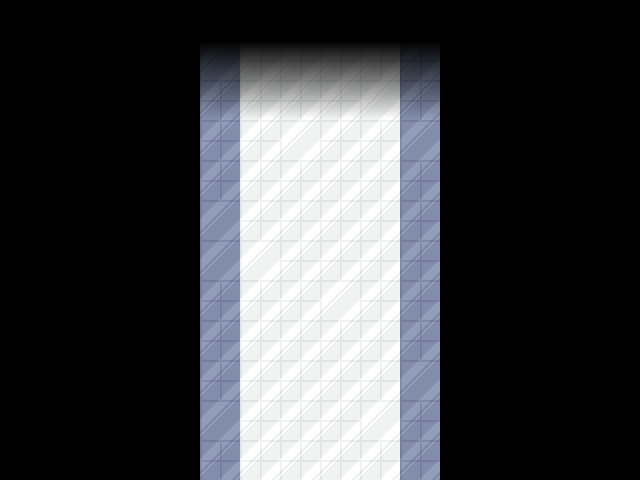

This game map was drawn from its Tiled (.tmx) file and the tilesets committed beside it. A one-line description and the full map source follow:
An orthogonal 16x12 tile map with 40x40 px tiles, 2 tile layers (Tile Layer 1, decal), 2 tilesets and 10 objects (floormirror, transition, interactable, npc, darkness, ...).

<map version="1.11" tiledversion="1.12.2" orientation="orthogonal" renderorder="right-down" width="16" height="12" tilewidth="40" tileheight="40" infinite="0" nextlayerid="9" nextobjectid="63">
 <editorsettings>
  <export target="offlimitsUp.lua" format="lua" />
 </editorsettings>
 <properties>
  <property name="light" type="bool" value="true" />
  <property name="music" value="alley_ambience" />
 </properties>
 <tileset firstgid="1" source="../../tilesets/mall.tsx" />
 <tileset firstgid="57" source="../../tilesets/mall_doors.tsx" />
 <layer id="1" name="Tile Layer 1" width="16" height="12">
  <data encoding="csv">
0,0,0,0,0,0,0,0,0,0,0,0,0,0,0,0,
0,0,0,0,0,37,29,29,29,29,30,0,0,0,0,0,
0,0,0,0,0,30,29,29,29,36,30,0,0,0,0,0,
0,0,0,0,0,30,29,36,29,29,37,0,0,0,0,0,
0,0,0,0,0,30,29,29,29,29,30,0,0,0,0,0,
0,0,0,0,0,37,29,29,29,29,30,0,0,0,0,0,
0,0,0,0,0,37,36,29,29,29,30,0,0,0,0,0,
0,0,0,0,0,30,29,29,36,29,30,0,0,0,0,0,
0,0,0,0,0,30,29,29,29,29,30,0,0,0,0,0,
0,0,0,0,0,30,29,29,29,29,37,0,0,0,0,0,
0,0,0,0,0,37,29,29,29,36,30,0,0,0,0,0,
0,0,0,0,0,30,29,29,29,29,30,0,0,0,0,0
</data>
 </layer>
 <layer id="2" name="decal" width="16" height="12">
  <data encoding="csv">
0,0,0,0,0,0,0,0,0,0,0,0,0,0,0,0,
0,0,0,0,0,6,6,6,6,6,6,0,0,0,0,0,
0,0,0,0,0,13,13,13,13,13,13,0,0,0,0,0,
0,0,0,0,0,0,0,0,0,0,0,0,0,0,0,0,
0,0,0,0,0,0,0,0,0,0,0,0,0,0,0,0,
0,0,0,0,0,0,0,0,0,0,0,0,0,0,0,0,
0,0,0,0,0,0,0,0,0,0,0,0,0,0,0,0,
0,0,0,0,0,0,0,0,0,0,0,0,0,0,0,0,
0,0,0,0,0,0,0,0,0,0,0,0,0,0,0,0,
0,0,0,0,0,0,0,0,0,0,0,0,0,0,0,0,
0,0,0,0,0,0,0,0,0,0,0,0,0,0,0,0,
0,0,0,0,0,0,0,0,0,0,0,0,0,0,0,0
</data>
 </layer>
 <objectgroup id="5" name="floormirror" class="objects">
  <object id="46" name="floormirror" x="200" y="40" width="240" height="440" />
 </objectgroup>
 <objectgroup color="#0000ff" id="6" name="collision">
  <object id="34" x="160" y="200" width="40" height="280" />
  <object id="35" x="440" y="200" width="40" height="280" />
  <object id="59" x="200" y="160" width="240" height="40" />
 </objectgroup>
 <objectgroup color="#ff00ff" id="8" name="objects">
  <object id="56" name="transition" x="200" y="480" width="240" height="40">
   <properties>
    <property name="map" value="mall/spawn" />
    <property name="marker" value="top" />
   </properties>
  </object>
  <object id="60" name="interactable" x="200" y="160" width="240" height="40">
   <properties>
    <property name="text1_1" value="* (There's yellow tape blocking this path.)" />
    <property name="text1_2">* (Best not to wander too far
into uncharted territory.)</property>
   </properties>
  </object>
  <object id="61" name="npc" x="300" y="180" width="40" height="40">
   <properties>
    <property name="actor" value="tapenorth" />
   </properties>
  </object>
  <object id="62" name="darkness" x="40" y="40">
   <point />
  </object>
 </objectgroup>
 <objectgroup color="#7f00ff" id="7" name="markers">
  <object id="44" name="spawn" x="320" y="320">
   <point />
  </object>
  <object id="45" name="entry" x="320" y="460">
   <point />
  </object>
 </objectgroup>
</map>
